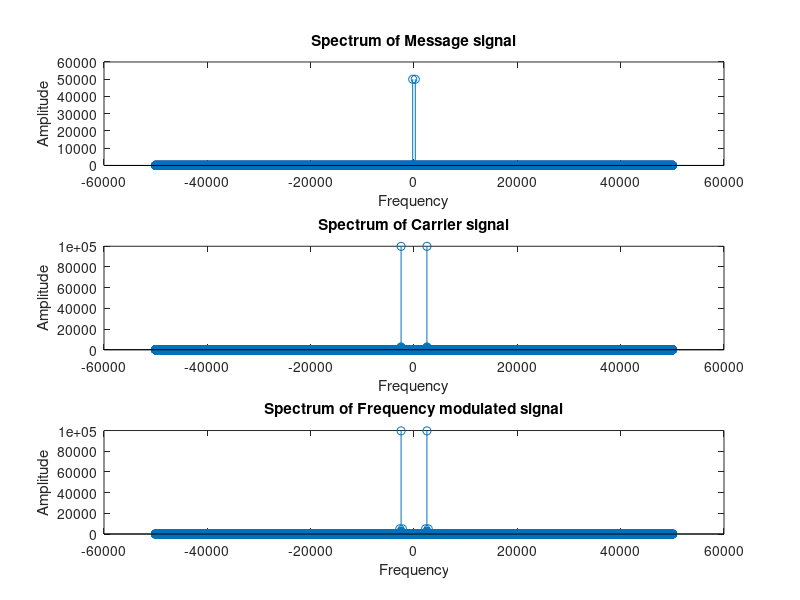

MATLAB code to generate this figure:
clc;
clear;
close all;
fs=100000;
B=0.1;
Am=1;
Ac=2;
Fm=250;
Fc=2500;
t=0:1/fs:1;
figure(1);
M=Am*cos(2*pi*Fm*t);
u=length(M);
f1=(-((u-1)/2)):((u+1)/2)*(fs/u);
y1=abs(fft(M,u));
subplot(312);
subplot(311)
stem(f1,fftshift(y1));title('Spectrum of Message signal');xlabel('Frequency');ylabel('Amplitude');
C=Ac*cos(2*pi*Fc*t);
u=length(C);
f3=(-((u-1)/2)):((u+1)/2)*(fs/u);
y2=abs(fft(C,u));
subplot(312);
stem(f3,fftshift(y2));title('Spectrum of Carrier signal');xlabel('Frequency');ylabel('Amplitude');
FM=Ac*(cos((2*pi*Fc*t)+B*sin(2*pi*Fm*t)));
u=length(FM);
f2=(-((u-1)/2)):((u+1)/2)*(fs/u);
y3=abs(fft(FM,u));
subplot(313)
stem(f2,fftshift(y3));title('Spectrum of Frequency modulated signal');xlabel('Frequency');ylabel('Amplitude');
